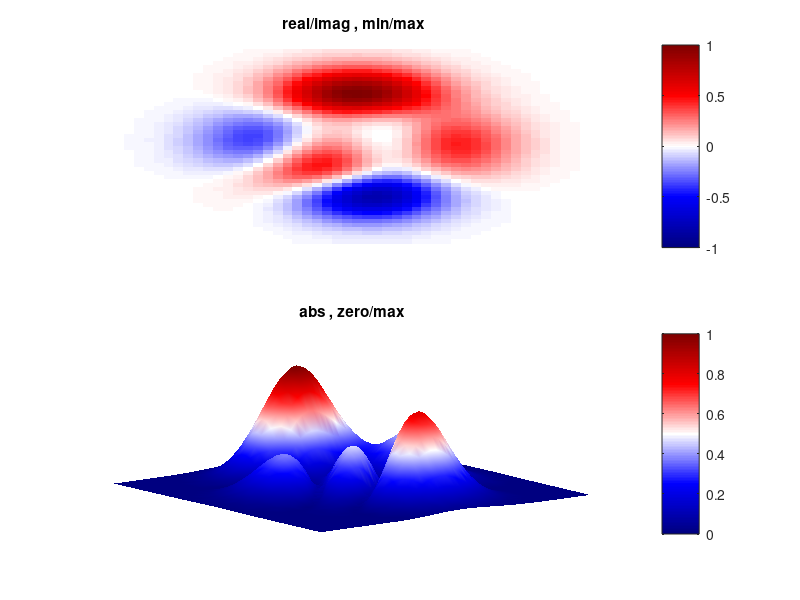

MATLAB code to generate this figure:
function [ J ] = LVCMv2( CmapSelect , M , CNNDs )

% Produces various fancy colormaps. Check the comments for more info.
%
% Alexandros Pitilakis / Thessaloniki, Greece
%  2009 circa : Original version

%Input-Check/Set
if nargin == 2
    CNNDs = []; %Default Value (Equally Spaced Colors)
elseif nargin == 1
    CNNDs = [];
    M = 128 + 1;
elseif nargin == 0
    CNNDs = []; %Color-Node Normalized Distances
    M = 128 + 1; 
    CmapSelect = 7;
end

%If CmapSelect is a Nc-by-3 vector, then use the colors in each row of this
%matrix to create a Linearly_Varying Colormap, with these colors. Else if
%CmapSelect is a scalar (1..11 etc), this creates a preset colormap.
if ~isscalar( CmapSelect )
    cs = CmapSelect ;
else

    switch CmapSelect
        
        %Good for Abs Values ( 0 ... 1 )
        case 2 , cs = [ 0 0 0 ; 1 0 0 ; 1 1 0 ; 1 1 1 ]; %Hot
        case 3 , cs = [ 1 1 1 ; 1 1 0 ; 1 0.5 0 ; 1 0 0 ]; %White-Heat
        case 4 , cs = [ 0 0 0 ; 0 1 0 ; 1 1 0 ; 1 1 1 ]; %Mojito
        case 5 , cs = [ 0 0 0 ; 0 0 1 ; 0 1 1 ; 1 1 1 ]; %SapFire
        case 11, cs = [ 1 1 1 ; 0 1 1 ; 0 0 1 ; 0 0 0]; %inv SapFire
        case 12, cs = [ 0 0 0 ; .5 0 1 ; .8 0 0 ; 1 1 0 ]; % EyePat:Black/Purple/Dark-Red/Yellow
        case 12.1,cs= [ 0 0 0 ; .5 0 .5 ; 1 0 0 ; 1 1 0 ; 1 1 1]; %EyePat Mod v1
        case 12.2,cs= [ 0 0 0 ; 0 0 1 ; 1 0 0 ; 1 1 0 ; 1 1 1 ]; CNNDs = [ 0.5 1 1 0.5 ];%EyePat Mod v2
        case 12.3,cs= [ 1 1 1 ; .5 0 .5 ; 1 0 0 ; 1 1 0 ]; %EyePat Mod v3 (white)
        case 13, %Black-Jet
            cs = [ 0 0 0 ; 0 0 0.5 ; 0 0 1 ; 0 1 1 ; 1 1 0 ; 1 0 0 ; 0.5 0 0 ]; 
            if isempty( CNNDs )
                CNNDs = [1 2 2 2 2 2]; 
            end
        case 13.1 %White-Jet
            cs = [ 1 1 1 ; 0 0 1 ; 0 1 1 ; 1 1 0 ; 1 0 0 ; 0.5 0 0 ]; 
            if isempty( CNNDs )
                CNNDs = [1 2 2 2 2]; 
            end
        case 14, cs = [ 0 0 0 ; 0.5 0 0 ; 1 0 0 ; 1 1 0 ; 0 1 1 ; 0 0 1 ; 0 0 0.5 ]; %Inv-Black-Jet
        case 15, cs = [ 0 0 0 ; 0.5 0 0 ; 1 0 0 ; 1 1 0 ; 0 1 1 ; 1 1 1 ]; %Mod-Inv-Blk-Jet
        case 16, cs = [ 1 1 1 ; 1 1 0 ; 1 0 0 ; 0 0 1 ; 0 1 1 ]; %Inverted-Jet
        case 17, cs = [0 .7 .9; 1 1 0 ; 1 0 0; .5 0 0]; % Cyan -> Yellow -> Red
    
        %Good for Real Values ( -1 ... 0 ... 1 )
        case 1 , cs = [ 0 0 0.5 ; 0 0 1 ; 0 1 1 ; 1 1 0 ; 1 0 0 ; 0.5 0 0 ]; %Jet
        case 6 , cs = [ 0 0 0.5 ; 0 0 1 ; 0 1 1 ; 1 1 1 ; 1 1 0 ; 1 0 0 ; 0.5 0 0 ]; %AltJet
        case 7 , cs = [ 0 0 0.5 ; 0 0 1 ; 1 1 1 ; 1 0 0 ; 0.5 0 0 ]; %Deep-LaFrance
        case 7.1, cs = [ 0 0 0.5 ; 0 0 1 ; .9 .9 .8 ; 1 0 0 ; 0.5 0 0 ]; %Deep-LaFrance (Cream-White)
        case 8 , cs = [ 0 0 1 ; 1 1 1 ; 1 0 0 ]; %LaFrance
        case 9 , cs = [ 0 1 1 ; 0 0 1 ; 0 0 0 ; 1 0 0 ; 1 1 0 ]; %Black AltJet
        case 10, cs = [ 0 1 1 ; 0 0 1 ; 1 1 1 ; 1 0 0 ; 1 1 0 ]; %White AltJet
    end

end
Nc = size(cs,1); %Number of Color-Nodes Requested

%Default CNNDs: Equally Spaced Colors
if isempty( CNNDs )
    CNNDs = ones(1,Nc-1) / (Nc-1); 
end

%Checks!
if length( CNNDs ) ~= (Nc-1)
    error( ' ** Invalid Number of CNNDs! (Number-Color-Nodes minus one!)...' )
end

%Normalize (0,1) the CNNDs
if sum( CNNDs ) ~= 1, 
    CNNDs = CNNDs / sum( CNNDs );
end

%Generate Lin-Var-Color-Map: The values of [u1] are ranged in [1,Nc]. For example if u1(45)=2.78, 
%this means that the color with index 45 will be 78% that of cs(3,:) mixed with 22% that of cs(2,:).
Mcs  = [ 0 cumsum(CNNDs*(M-1)) ]; %At which "continuous" M-index is each color of [cs] matrix
u1 = interp1( Mcs+1 , 1:Nc , 1:M )'; %Between which Color-index each M-index falls
u1 = max( min( u1 , Nc ) , 1 ); % min/max it, in [1,Nc], so that it doesn't fall off-range
u2 = [ floor( u1 ) , ceil( u1 ) , 1-mod( u1 , 1 ) , mod( u1 , 1 ) ]; % floor, ceil, 1-mod, mod
J = cs( u2(:,1) , : ) .* (u2(:,3)*ones(1,3)) + ...
    cs( u2(:,2) , : ) .* (u2(:,4)*ones(1,3)) ;

%Test Plot
if nargin == 0 && nargout == 0
    close all; %clc
    u = peaks; u = u / max(abs(u(:)));
    
    subplot(2,1,1)
    surf(u); view(2); colorbar; shading flat; caxis( [-1 +1] );
    colormap(J);
    axis off; title(' real/imag , min/max')
    
    subplot(2,1,2)
    surf(abs(u)); view(3); colorbar; shading interp; caxis( [0 +1] );
    colormap(J);
    axis off; title( 'abs , zero/max' )
    
end


